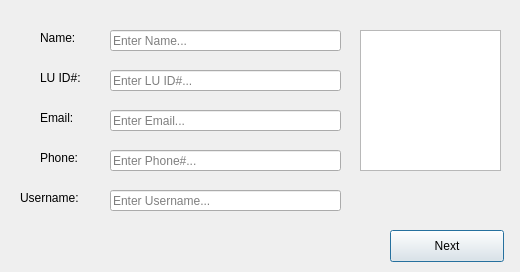
<?xml version="1.0" encoding="UTF-8"?>
<ui version="4.0">
 <class>CheckEmployeesWindow</class>
 <widget class="QDialog" name="CheckEmployeesWindow">
  <property name="geometry">
   <rect>
    <x>0</x>
    <y>0</y>
    <width>520</width>
    <height>272</height>
   </rect>
  </property>
  <property name="windowTitle">
   <string>Check Employees</string>
  </property>
  <widget class="QPushButton" name="pushButton">
   <property name="geometry">
    <rect>
     <x>390</x>
     <y>230</y>
     <width>114</width>
     <height>32</height>
    </rect>
   </property>
   <property name="text">
    <string>Next</string>
   </property>
  </widget>
  <widget class="QLineEdit" name="nameTextField">
   <property name="geometry">
    <rect>
     <x>110</x>
     <y>30</y>
     <width>231</width>
     <height>21</height>
    </rect>
   </property>
   <property name="accessibleName">
    <string/>
   </property>
   <property name="placeholderText">
    <string>Enter Name...</string>
   </property>
  </widget>
  <widget class="QLabel" name="label">
   <property name="geometry">
    <rect>
     <x>40</x>
     <y>30</y>
     <width>41</width>
     <height>16</height>
    </rect>
   </property>
   <property name="text">
    <string>Name:</string>
   </property>
  </widget>
  <widget class="QLabel" name="label_4">
   <property name="geometry">
    <rect>
     <x>40</x>
     <y>150</y>
     <width>41</width>
     <height>16</height>
    </rect>
   </property>
   <property name="text">
    <string>Phone:</string>
   </property>
  </widget>
  <widget class="QLabel" name="label_2">
   <property name="geometry">
    <rect>
     <x>40</x>
     <y>70</y>
     <width>41</width>
     <height>16</height>
    </rect>
   </property>
   <property name="text">
    <string>LU ID#:</string>
   </property>
  </widget>
  <widget class="QLineEdit" name="phoneTextField">
   <property name="geometry">
    <rect>
     <x>110</x>
     <y>150</y>
     <width>231</width>
     <height>21</height>
    </rect>
   </property>
   <property name="placeholderText">
    <string>Enter Phone#...</string>
   </property>
  </widget>
  <widget class="QGraphicsView" name="idPicture">
   <property name="geometry">
    <rect>
     <x>360</x>
     <y>30</y>
     <width>141</width>
     <height>141</height>
    </rect>
   </property>
  </widget>
  <widget class="QLineEdit" name="luIdTextField">
   <property name="geometry">
    <rect>
     <x>110</x>
     <y>70</y>
     <width>231</width>
     <height>21</height>
    </rect>
   </property>
   <property name="placeholderText">
    <string>Enter LU ID#...</string>
   </property>
  </widget>
  <widget class="QLabel" name="label_3">
   <property name="geometry">
    <rect>
     <x>40</x>
     <y>110</y>
     <width>41</width>
     <height>16</height>
    </rect>
   </property>
   <property name="text">
    <string>Email:</string>
   </property>
  </widget>
  <widget class="QLineEdit" name="emailTextField">
   <property name="geometry">
    <rect>
     <x>110</x>
     <y>110</y>
     <width>231</width>
     <height>21</height>
    </rect>
   </property>
   <property name="placeholderText">
    <string>Enter Email...</string>
   </property>
  </widget>
  <widget class="QLabel" name="label_5">
   <property name="geometry">
    <rect>
     <x>20</x>
     <y>190</y>
     <width>71</width>
     <height>16</height>
    </rect>
   </property>
   <property name="text">
    <string>Username:</string>
   </property>
  </widget>
  <widget class="QLineEdit" name="usernameTextField">
   <property name="geometry">
    <rect>
     <x>110</x>
     <y>190</y>
     <width>231</width>
     <height>21</height>
    </rect>
   </property>
   <property name="placeholderText">
    <string>Enter Username...</string>
   </property>
  </widget>
 </widget>
 <resources/>
 <connections/>
</ui>
